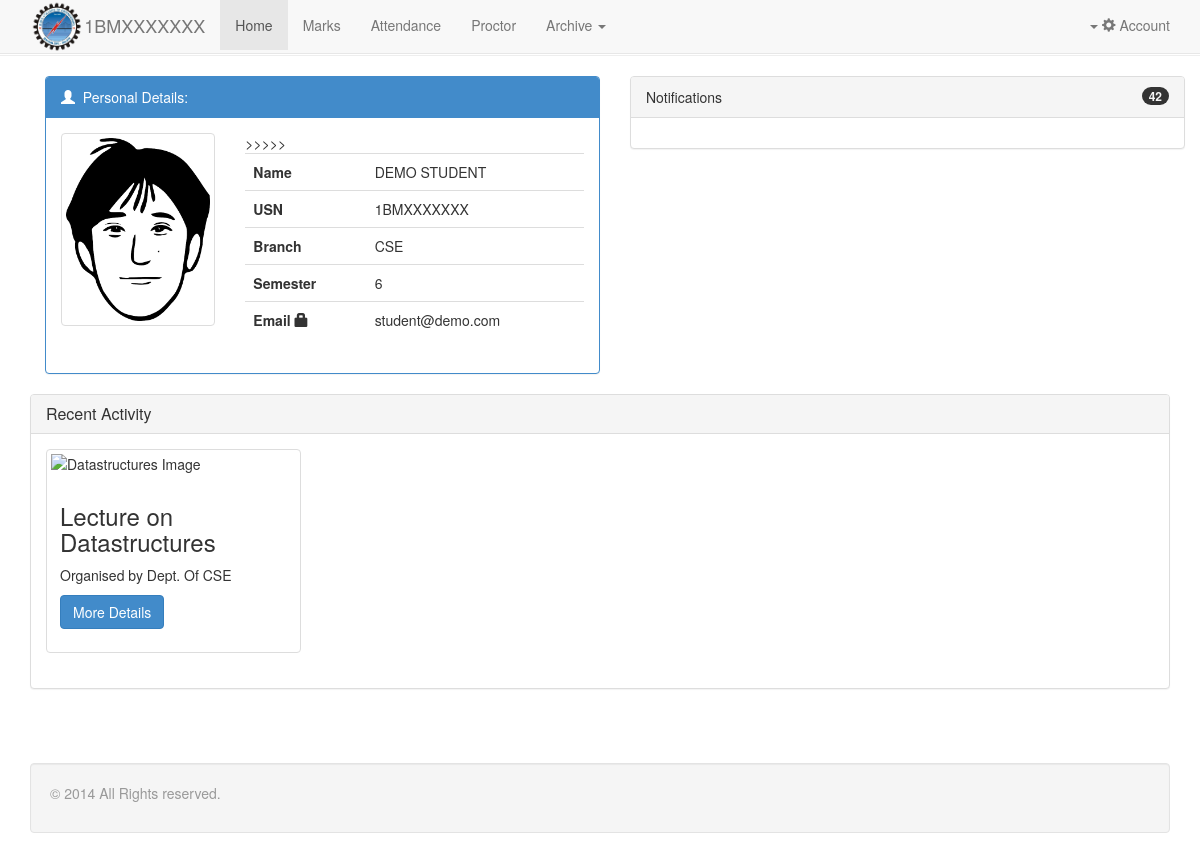
Screenshot of /student (signed in) with the database file from the repository.
### tables this page shows
CREATE TABLE IF NOT EXISTS `student` (
  `userId` int(5) NOT NULL,
  `usn` varchar(10) NOT NULL,
  `name` varchar(50) NOT NULL,
  `classId` int(5) NOT NULL,
  `proctorId` int(5) NOT NULL,
  `cgpa` varchar(5) NOT NULL,
  PRIMARY KEY (`userId`),
  UNIQUE KEY `usn` (`usn`),
  KEY `name` (`name`),
  KEY `proctorId` (`proctorId`),
  KEY `classId` (`classId`)
);

CREATE TABLE IF NOT EXISTS `dept` (
  `deptId` int(5) NOT NULL AUTO_INCREMENT,
  `name` varchar(50) NOT NULL,
  UNIQUE KEY `deptId` (`deptId`)
);

CREATE TABLE IF NOT EXISTS `class` (
  `classId` int(5) NOT NULL AUTO_INCREMENT,
  `sem` int(2) NOT NULL,
  `deptId` int(5) NOT NULL,
  `section` varchar(1) NOT NULL,
  PRIMARY KEY (`classId`),
  UNIQUE KEY `unq` (`sem`,`section`),
  UNIQUE KEY `sem` (`sem`,`deptId`,`section`),
  KEY `deptId` (`deptId`)
);

### php/function.php (called while the page is built, shortened)
<?php
class User{
	public static function setupDatabase(){
		$db = new mysqli(DB_SERVER,DB_USERNAME,DB_PASSWORD,DB_DATABASE);
		return $db;
	}
	public function getTableDetailsbyId($table,$att,$id){
		$db = User::setupDatabase();
		$sql = "SELECT * FROM $table WHERE $att = '$id'";
		$result = $db->query($sql);
		$result = $result->fetch_assoc();
		return $result;
	}
}
?>

### student/index.php (the view, shortened to what this page needs)
<?php
$rp = '../';
require($rp.'php/design.php');
require($rp.'php/function.php');
$u = $user->getTableDetailsbyId('student','userId',$_SESSION['id']);
$k = $user->getTableDetailsbyId('user','userId',$_SESSION['id']);
$u=array_merge($u,$k);
$class = $user->getTableDetailsbyId("class","classId",$u['classId']);
?><!DOCTYPE html>
<html lang="en">
  <head>
    <?php
    $design->getIncludeFiles($rp);
    ?>
  </head>
  <body style="padding-top:35px">
    <?php
      $design->getStudentNavbar($rp,0,$u['usn']);
    ?>
    <hr />
    <div class="container ">
      <div class="container" >
        <div class="row">
            <div class="col-xs-12 col-sm-6 col-md-6">
              <div class="panel panel-primary">
                      <div class="panel-heading"><span class="glyphicon glyphicon-user"></span>&nbsp;&nbsp;Personal Details:</div>
                      <div class="panel-body">
                        <div class="row">
                             <div class="col-xs-12 col-md-4">
                                <img src="../img/profile.jpg" class="img-thumbnail"/>
                             </div>
                              <div class="col-xs-12 col-md-8">
                                      <table class="table table-hover">
                                        <tr><th>Name</th><td><?php echo strtoupper($u['name']); ?></td>></tr>
                                        <tr><th>USN</th><td><?php echo strtoupper($u['usn']); ?></td>></tr>
                                        <tr><th>Branch</th><td>
                                        <?php
                                            $dept = $user->getTableDetailsbyId('dept','deptId',$class['deptId']);
                                            echo strtoupper($dept['name']);?>
                                        </td>></tr>
                                        <tr><th>Semester</th><td><?php echo $class['sem']; ?></td>></tr>
                                         <tr><th>Email&nbsp;<span href="#" data-toggle="tooltip" title="Your email address is visible only to you" data-original-title="Your email address is visible only to you"><span class="glyphicon glyphicon-lock"></span></span></th><td><?php echo $u['email']; ?></td>></tr>
                                      </table>
                             </div>
                        </div>
                      </div>
                </div>
            </div>
            <div class="col-xs-12 col-sm-6 col-md-6">
                <div class="panel panel-default">
                      <div class="panel-heading">Notifications  <span class="badge pull-right">42</span></div>
                      <div class="panel-body">
      </div>
                      </div>
                </div>
            </div>
        </div>
    </div>
    <div class="container" >
            <div class="panel panel-default">
               <div class="panel-heading">
                <h3 class="panel-title">Recent Activity</h3>
               </div>
               <div class="panel-body">
                <div class="row">
                    <div class="col-sm-6 col-md-3">
                      <div class="thumbnail">
                        <img src="http://2.bp.blogspot.com/-xe4it8bjn80/UCErXN0gYpI/AAAAAAAAADE/ZTZWjUNj-98/s640/228-data-structures-front.jpg" alt="Datastructures Image">
                        <div class="caption">
                          <h3>Lecture on Datastructures</h3>
                          <p>Organised by Dept. Of CSE</p>
                          <p><a href="#" class="btn btn-primary" role="button">More Details</a> </p>
                        </div>
                      </div>
                    </div>
                  </div>
               </div>
            </div>
    </div>
    <div class="container-fluid" style="margin-top:40pt;" >
      <div class="container" >
        <div class="well">
        <p class="text-muted">&copy; 2014 All Rights reserved.</p>
        </div>
      </div>
    </div>
  </body>
</html>

### php/design.php (shortened to what this page needs)
<?php
class Design{
	public function getIncludeFiles($rp){
		echo '<meta charset="utf-8">
    <meta http-equiv="X-UA-Compatible" content="IE=edge">
    <meta name="viewport" content="width=device-width, initial-scale=1">
    <link href="'.$rp.'css/bootstrap.min.css" rel="stylesheet">
    <link href="'.$rp.'/grid.css" rel="stylesheet">
    <link href="'.$rp.'css/bootstrap.css" rel="stylesheet">
    <link href="'.$rp.'css/pace.css" rel="stylesheet">
    <style id="holderjs-style" type="text/css"></style>
    <script type="text/javascript" src="'.$rp.'js/pace.js" ></script>
    <!--[if lt IE 9]>
      <script src="https://oss.maxcdn.com/libs/html5shiv/3.7.0/html5shiv.js"></script>
      <script src="https://oss.maxcdn.com/libs/respond.js/1.4.2/respond.min.js"></script>
    <![endif]-->
    <script src="//netdna.bootstrapcdn.com/bootstrap/3.1.1/js/bootstrap.min.js"></script>
    ' ;
	}
	public function getStudentNavbar($rp,$active,$usn){
    echo '
    <div class="navbar navbar-default navbar-fixed-top" role="navigation">
      <div class="container">
        <div class="navbar-header">
          <button type="button" class="navbar-toggle" data-toggle="collapse" data-target=".navbar-collapse">
            <span class="sr-only">Toggle navigation</span>
            <span class="icon-bar"></span>
            <span class="icon-bar"></span>
            <span class="icon-bar"></span>
          </button>
         <a href="'.$rp.'student"><img style="wigth:40pt; height:40pt; float:left"; atl="bmslogo" src="'.$rp.'/img/bms-logo.png"></a>
          <a class="navbar-brand" href="'.$rp.'student">'.$usn.'</a>
        </div>
        <div class="navbar-collapse collapse">
          <ul class="nav navbar-nav">
             <li '; if($active==0) echo 'class="active"'; echo '><a class="link" href="'.$rp.'student">Home</a></li>
             <li '; if($active==1) echo 'class="active"'; echo '><a class="link" href="marks.php">Marks</a></li>
             <li '; if($active==2) echo 'class="active"'; echo '><a class="link" href="attendance.php">Attendance</a></li>
             <li '; if($active==3) echo 'class="active"'; echo '><a class="link" href="proctor.php">Proctor</a></li>
            <li class="'; if($active==4) echo 'active';  echo ' dropdown" >
              <a href="#" class="dropdown-toggle" data-toggle="dropdown">Archive <b class="caret"></b></a>
              <ul class="dropdown-menu">
                <li><a class="link" href="#">Notes</a></li>
                <li><a class="link" href="#">Question Papers</a></li>
                <li><a class="link" href="#">Syllabus Copy</a></li>
                <li class="divider"></li>
                <li class="dropdown-header">Nav header</li>
                <li><a href="#">Separated link</a></li>
                <li><a href="#">One more separated link</a></li>
              </ul>
            </li>
          </ul>
          <ul class="nav navbar-nav navbar-right">
            <li class="dropdown"><a href="#" class="dropdown-toggle" data-toggle="dropdown"><b class="caret"></b>&nbsp;<span class="glyphicon glyphicon-cog"></span>&nbsp;Account</a>
              <ul class="dropdown-menu">
                <li ><a class="link" href="'.$rp.'logout.php">&nbsp;Logout</a></li>
                <li class="divider"></li>
                <li><a class="link" href="#">Edit Profile</a></li>
                <li><a class="link" href="#">Settings</a></li>
                <li><a class="link" href="#">Privacy</a></li>
                <li class="divider"></li>
                <li><a class="link" href="#">Help</a></li>
                <li><a class="link" href="#">Report a Problem</a></li>
              </ul>
            </li>
          </ul>
        </div>
      </div>
    </div>';
	}
}
?>

### rows the page displays
student: usn "1BMXXXXXXX", name "DEMO STUDENT"
dept: name "CSE"
class: sem "6"

### other values shown
$u['email'] "student@demo.com"
